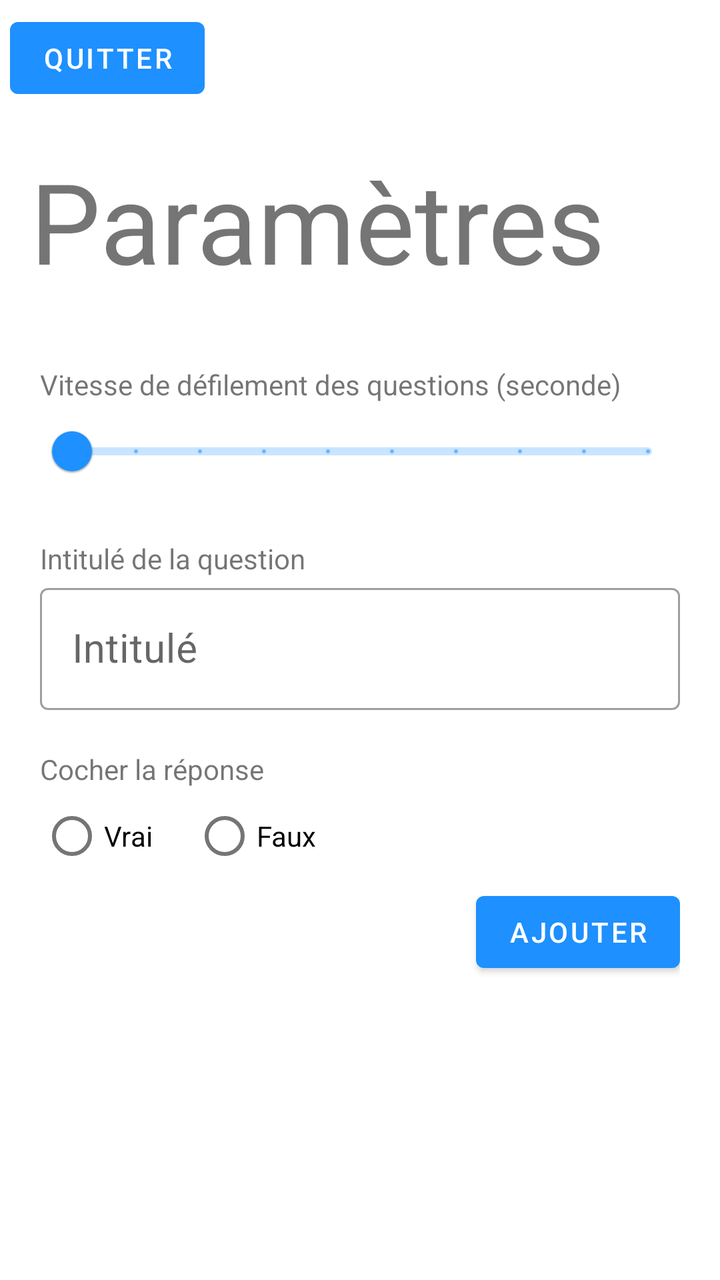
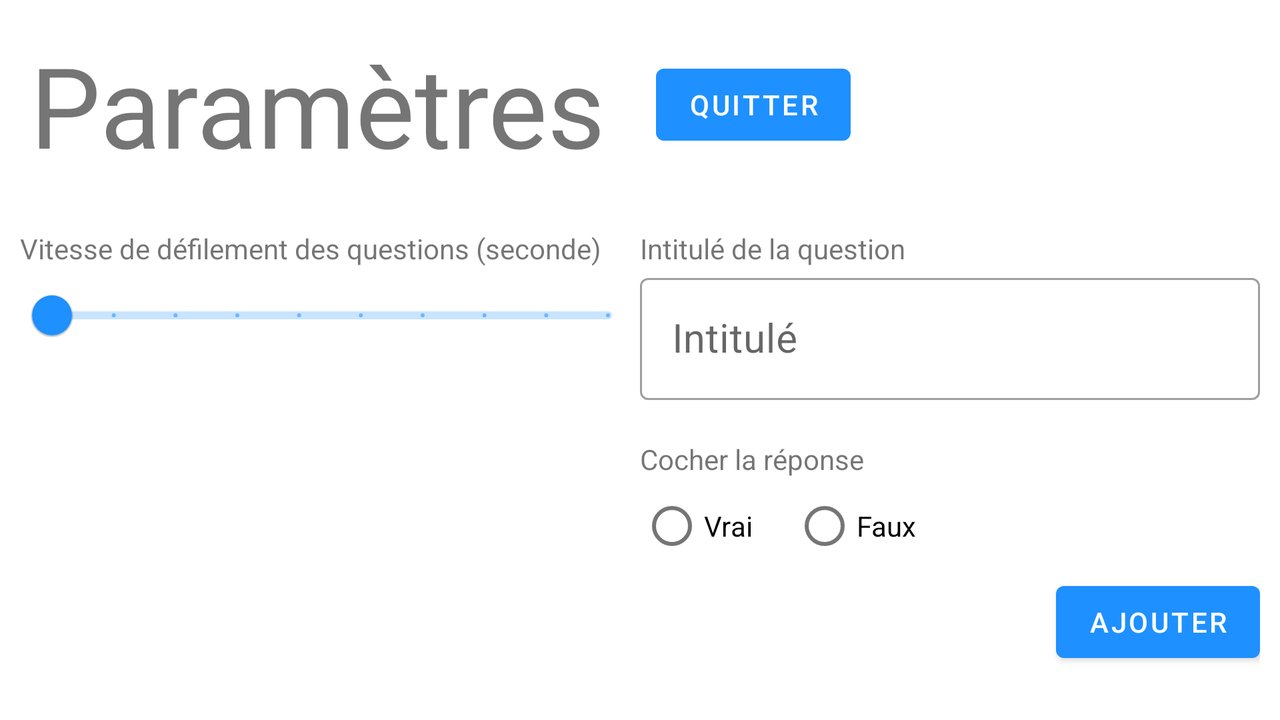

An Android layout and its configuration variant, each rendered on a device that would load it. The default file and the variant file are quoted in full after the pictures.
<!-- AndroidManifest.xml: application theme Theme.QuestionQuiz -->
<!-- res/layout/activity_parametre.xml -->
<?xml version="1.0" encoding="utf-8"?>
<LinearLayout
    xmlns:android="http://schemas.android.com/apk/res/android"
    xmlns:app="http://schemas.android.com/apk/res-auto"
    xmlns:tools="http://schemas.android.com/tools"
    android:layout_width="match_parent"
    android:layout_height="match_parent"
    tools:context=".ParametreActivity"
    android:orientation="vertical">

    <Button
        android:layout_width="wrap_content"
        android:layout_height="wrap_content"
        android:layout_margin="5dp"
        android:id="@+id/param_btn_quitter"
        android:text="Quitter"
        />

    <LinearLayout
        android:layout_width="match_parent"
        android:layout_height="wrap_content">

        <TextView
            android:layout_width="wrap_content"
            android:layout_height="match_parent"
            android:layout_gravity="center"
            android:textSize="@dimen/taille_titre_param"
            android:layout_margin="@dimen/layout_margin_titre_param"
            android:text="@string/texte_titre_textview_param"/>
    </LinearLayout>


    <LinearLayout
        android:layout_width="match_parent"
        android:layout_height="wrap_content"
        android:orientation="vertical"
        android:layout_margin="20dp">

        <TextView
            android:layout_width="wrap_content"
            android:layout_height="match_parent"
            android:text="@string/texte_descriptions_slider_param"/>


        <com.google.android.material.slider.Slider
            android:id="@+id/param_slider"
            android:layout_width="match_parent"
            android:layout_height="wrap_content"
            android:valueTo="10"
            android:stepSize="1"
            android:valueFrom="1"/>

        <TextView
            android:layout_width="match_parent"
            android:layout_height="wrap_content"
            android:text="@string/texte_descriptions_texte_fields_param"
            android:layout_marginTop="20dp"/>

        <com.google.android.material.textfield.TextInputLayout
            android:layout_width="match_parent"
            style="@style/Widget.Style.TextFields"
            android:layout_height="wrap_content"
            android:hint="@string/texte_textefields_param">

            <com.google.android.material.textfield.TextInputEditText
                android:id="@+id/param_saisie_intitule"
                android:layout_width="match_parent"
                android:layout_height="wrap_content"
                android:inputType="text"
                android:maxLines="1"
                android:textAlignment="center"
                android:textSize="@dimen/taille_texte_textfield_param" />
        </com.google.android.material.textfield.TextInputLayout>


        <TextView
            android:layout_width="match_parent"
            android:layout_height="wrap_content"
            android:text="@string/texte_descriptions_radiogroup_param"
            android:layout_marginTop="20dp"/>

        <RadioGroup
            android:id="@+id/param_reponse"
            android:layout_width="match_parent"
            android:layout_height="match_parent"
            android:orientation="horizontal">
            <RadioButton
                android:id="@+id/param_reponse_vrai"
                android:layout_width="wrap_content"
                android:layout_height="wrap_content"
                android:layout_marginRight="20dp"
                android:text="@string/texte_coche_vrai_param"
                android:onClick="onRadioButtonClicked"/>
            <RadioButton
                android:id="@+id/param_reponse_faux"
                android:layout_width="wrap_content"
                android:layout_height="wrap_content"
                android:text="@string/texte_coche_faux_param"
                android:onClick="onRadioButtonClicked"/>
        </RadioGroup>

        <Button
            android:id="@+id/param_btn_ajouter"
            android:layout_width="wrap_content"
            android:layout_height="wrap_content"
            android:text="@string/texte_bouton_ajouter_param"
            android:layout_gravity="end"/>
    </LinearLayout>


</LinearLayout>
<!-- resources referenced by this layout -->
<resources>
  <dimen name="layout_margin_titre_param">15dp</dimen>
  <dimen name="taille_texte_textfield_param">20sp</dimen>
  <dimen name="taille_titre_param">56dp</dimen>
  <string name="texte_bouton_ajouter_param">Ajouter</string>
  <string name="texte_coche_faux_param">Faux</string>
  <string name="texte_coche_vrai_param">Vrai</string>
  <string name="texte_descriptions_radiogroup_param">Cocher la réponse</string>
  <string name="texte_descriptions_slider_param">Vitesse de défilement des questions (seconde)</string>
  <string name="texte_descriptions_texte_fields_param">Intitulé de la question</string>
  <string name="texte_textefields_param">Intitulé</string>
  <string name="texte_titre_textview_param">Paramètres</string>
  <style name="Widget.Style.TextFields" parent="Widget.MaterialComponents.TextInputLayout.OutlinedBox">
          <item name="backgroundColor">@color/white</item>
          <item name="boxBackgroundMode">outline</item>
      </style>
  <style name="Theme.QuestionQuiz" parent="Theme.MaterialComponents.DayNight.NoActionBar">
          
          <item name="colorPrimary">@color/blue</item>
          <item name="colorPrimaryVariant">@color/blue</item>
          <item name="colorOnPrimary">@color/white</item>
          
          <item name="colorSecondary">@color/blue</item>
          <item name="colorSecondaryVariant">@color/blue</item>
          <item name="colorOnSecondary">@color/blue</item>
          
          <item name="android:statusBarColor">?attr/colorPrimaryVariant</item>
          
      </style>
  <color name="white">#FFFFFFFF</color>
  <color name="blue">#1E90FF</color>
</resources>
<!-- res/layout-land/activity_parametre.xml (the repository's variant of the layout above) -->
<!-- drawn on the phone turned sideways -->
<?xml version="1.0" encoding="utf-8"?>
<LinearLayout
    xmlns:android="http://schemas.android.com/apk/res/android"
    xmlns:app="http://schemas.android.com/apk/res-auto"
    xmlns:tools="http://schemas.android.com/tools"
    android:layout_width="match_parent"
    android:layout_height="match_parent"
    tools:context=".ParametreActivity"
    android:orientation="vertical">



    <LinearLayout
        android:layout_width="match_parent"
        android:layout_height="wrap_content">

        <TextView
            android:layout_width="wrap_content"
            android:layout_height="wrap_content"
            android:layout_gravity="center"
            android:textSize="@dimen/taille_titre_param"
            android:layout_margin="@dimen/layout_margin_titre_param"
            android:text="@string/texte_titre_textview_param"/>


        <Button
            android:layout_width="wrap_content"
            android:layout_height="wrap_content"
            android:layout_margin="10dp"
            android:id="@+id/param_btn_quitter"
            android:text="Quitter"
            android:layout_gravity="center"/>

    </LinearLayout>


    <LinearLayout
        android:layout_width="match_parent"
        android:layout_height="match_parent"
        android:orientation="horizontal"
        android:layout_margin="10dp"
        android:weightSum="4">


        <LinearLayout
            android:layout_width="match_parent"
            android:layout_height="match_parent"
            android:orientation="vertical"
            android:layout_weight="2">

            <TextView
                android:layout_width="wrap_content"
                android:layout_height="wrap_content"
                android:text="@string/texte_descriptions_slider_param"/>

            <com.google.android.material.slider.Slider
                android:id="@+id/param_slider"
                android:layout_width="match_parent"
                android:layout_height="wrap_content"
                android:valueTo="10"
                android:stepSize="1"
                android:valueFrom="1"/>



        </LinearLayout>


        <LinearLayout
            android:layout_width="match_parent"
            android:layout_height="match_parent"
            android:orientation="vertical"
            android:layout_weight="2">

            <TextView
                android:layout_width="match_parent"
                android:layout_height="wrap_content"
                android:text="@string/texte_descriptions_texte_fields_param"/>

            <com.google.android.material.textfield.TextInputLayout
                android:layout_width="match_parent"
                style="@style/Widget.Style.TextFields"
                android:layout_height="wrap_content"
                android:hint="@string/texte_textefields_param">

                <com.google.android.material.textfield.TextInputEditText
                    android:id="@+id/param_saisie_intitule"
                    android:layout_width="match_parent"
                    android:layout_height="wrap_content"
                    android:inputType="text"
                    android:maxLines="1"
                    android:textAlignment="center"
                    android:textSize="@dimen/taille_texte_textfield_param" />
            </com.google.android.material.textfield.TextInputLayout>


            <TextView
                android:layout_width="match_parent"
                android:layout_height="wrap_content"
                android:text="@string/texte_descriptions_radiogroup_param"
                android:layout_marginTop="20dp"/>

            <RadioGroup
                android:id="@+id/param_reponse"
                android:layout_width="match_parent"
                android:layout_height="wrap_content"
                android:orientation="horizontal">
                <RadioButton
                    android:id="@+id/param_reponse_vrai"
                    android:layout_width="wrap_content"
                    android:layout_height="wrap_content"
                    android:layout_marginRight="20dp"
                    android:text="@string/texte_coche_vrai_param"
                    android:onClick="onRadioButtonClicked"/>
                <RadioButton
                    android:id="@+id/param_reponse_faux"
                    android:layout_width="wrap_content"
                    android:layout_height="wrap_content"
                    android:text="@string/texte_coche_faux_param"
                    android:onClick="onRadioButtonClicked"/>
            </RadioGroup>

            <Button
                android:id="@+id/param_btn_ajouter"
                android:layout_width="wrap_content"
                android:layout_height="wrap_content"
                android:text="@string/texte_bouton_ajouter_param"
                android:layout_gravity="end"/>

        </LinearLayout>

    </LinearLayout>

</LinearLayout>
